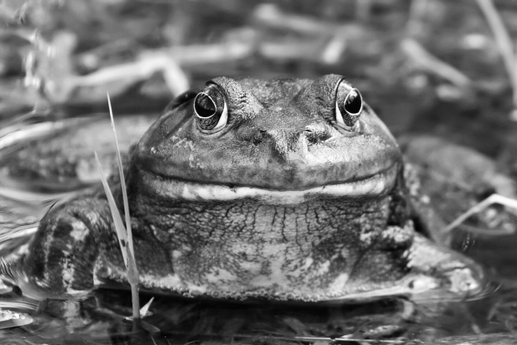
#> input picture coursework/bullfrog.png, 517 x 345 px, shrunk from 640 x 427 before the run
$ jupyter execute week08_sessionmaterial.ipynb
#> lines starting #> are read from the running program, lines starting #| are printed output that depends on the picture; long printed decimals are rounded
# Week 8 - session material

##  Loading images, differences between images and 2D lists of lists

Images are very similar to lists of lists, but not all functions that work on numpy images work on lists of lists.

1) Set up a 10x10 list of lists which is a checkerboard where alternating pixels are black and white. Display the image. Print out the minimum and maximum values in the image.

[cell 1]
import numpy as np
import matplotlib.pyplot as plt
size = 10
image = []
for i in range(0,size):
    line = []
    for j in range(0,size):
        if (i+j)%2 == 0:
            line.append(1)
        else:
            line.append(0)
    image.append(line)
plt.imshow(image, cmap = "gray")
potentialmaxes = []

for row in range(0,size):
    potentialmaxes.append(max(image[row]))

print(max(potentialmaxes))

potentialmins = []

for row in range(0,size):
    potentialmins.append(min(image[row]))

print(min(potentialmins))
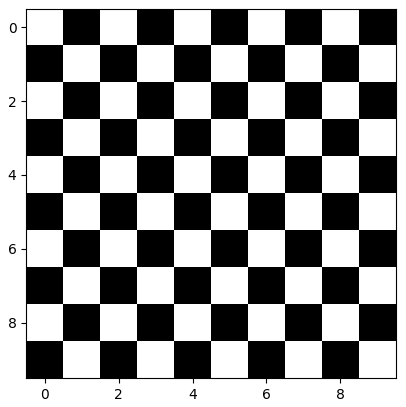
#> figure drawn by matplotlib, 1 panel

[cell 2]
bullfrog = plt.imread('bullfrog.png')
#> bullfrog is the input picture: shape (345, 517) float32; min 0, max 1, mean 0.433
plt.imshow(bullfrog, cmap = "gray")
print(bullfrog.max())
#| 1.0
print(bullfrog.min())
#| 0.0

### Simple image manipulation

For the file `bullfrog.png`, write an algorithm which creates a new image whose values are zero when the corresponding pixel in bullfrog.png is less than half the maximum value in the image, and is equal to the corresponding pixel in bullfrog.png otherwise.

[cell 3]
def empty_image(rows, columns):
    empty=[]
    for i in range(rows):
        empty.append([0] * columns)
    return empty
def threshold(image, threshold):
#> called with threshold = 0.5
    rows = len(image)
#> rows = 345
    #All rows have the same number of columns, so use the first for convenience
    columns = len(image[0])
#> columns = 517
    result = empty_image(rows,columns)
#> after the loop in empty_image, `for i in range(rows):`: empty = 345 items
#> result = 345 items

    for row in range(rows):
        for column in range(columns):
            if image[row][column] > threshold:
                result[row][column] = 1
            else:
                result[row][column] = 0
    return result
bullfrog = plt.imread('bullfrog.png')
plt.imshow(threshold(bullfrog,bullfrog.max()/2), cmap="gray")
plt.show()
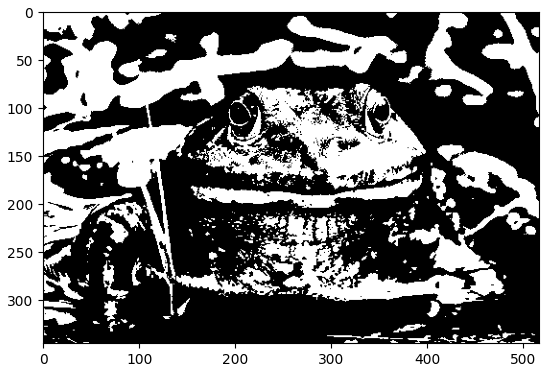
#> figure drawn by matplotlib, 1 panel

## Pearson's correlation coefficient

Pearson's correlation coefficient is a measure for how correlated two images are. It ranges from one for completely correlated images (that is, those which are identical) to -1 for images which are anticorrelated (that is, one image is exactly the opposite of the other). Search for information about Pearson's correlation coefficient and summarise your findings below.

Pearson’s correlation coefficient (usually denoted as r) is a statistical measure that quantifies the strength and direction of the linear relationship between two continuous variables.

The equation for Pearson's correlation coefficient is:

$$
\bar{x} = \frac{1}{N} \sum_{i=1}^N x_i
$$
the correlation coefficient as:
$$
r = \frac{\sum_{i=1}^N (x_i - \bar{x})(y_i - \bar{y})}{
\sqrt{\sum_{i=1}^N (x_i - \bar{x})^2}
\sqrt{\sum_{i=1}^N (y_i - \bar{y})^2}
}
$$

Write a program to calculate the coefficient for a pair of images. Use the test images bullfrog.png and bullfrog_invert.png to test it. If you give this algorithm a pair of identical images, then the answer should be 1, and if you give it a pair of images where one is inverted relative to the other, then the answer should be -1.

[cell 4]
import matplotlib.pyplot as plt
import numpy as np

#Here I'm going to calculate pearsons correlation coefficient for two different colours

image1 = plt.imread('image_processing_data/pearsons_correlation/STK3/STK3.png').astype(np.float64)
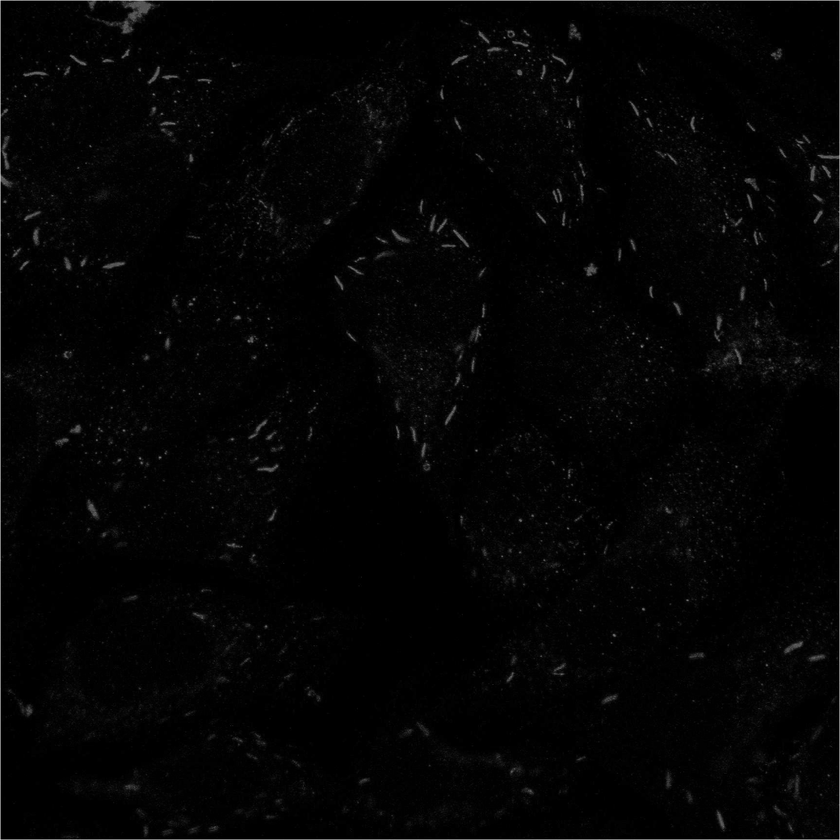
#> input picture coursework/image_processing_data/pearsons_correlation/STK3/STK3.png, 840 x 840 px, shrunk from 1040 x 1040 before the run
#> image1: shape (840, 840) float64; min 0, max 0.745, mean 0.0153
image2 = plt.imread('image_processing_data/pearsons_correlation/STK3/microtubules.png').astype(np.float64)
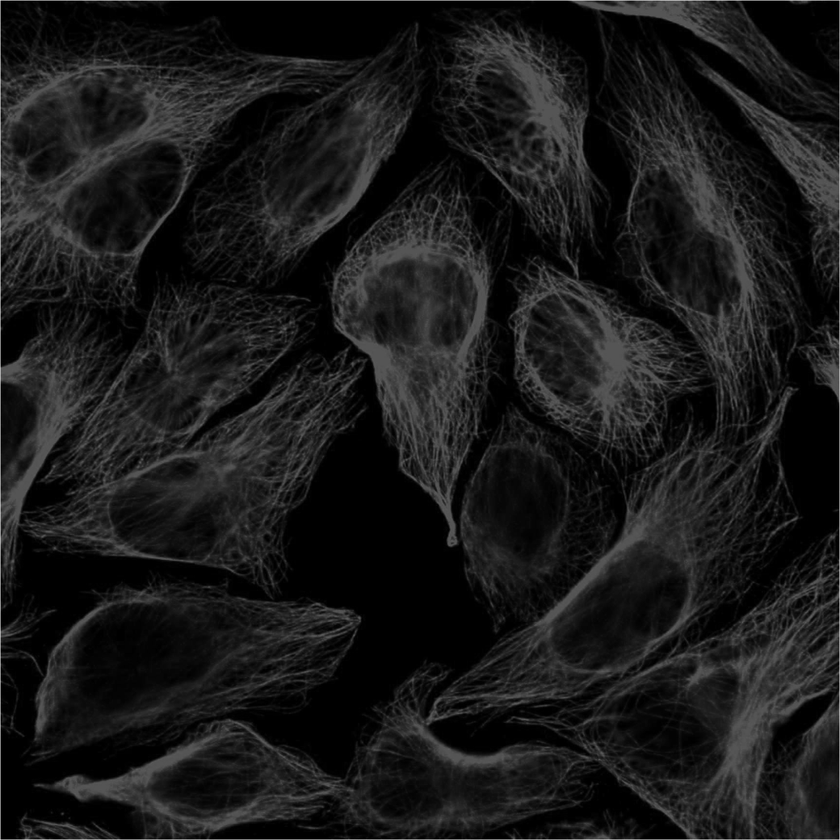
#> input picture coursework/image_processing_data/pearsons_correlation/STK3/microtubules.png, 840 x 840 px, shrunk from 1040 x 1040 before the run
#> image2: shape (840, 840) float64; min 0, max 0.769, mean 0.099

sizeimage = image1.shape
#> sizeimage = (840, 840)
print(sizeimage)
#| (840, 840)

plt.subplot(1,2,1)
plt.imshow(image1)
plt.subplot(1,2,2)
plt.imshow(image2)
plt.show()

newimage1 = np.zeros(sizeimage)

mean1 = 0
mean2 = 0
#calculate means
for i in range(sizeimage[0]):
    for j in range(sizeimage[1]):
        mean1 += image1[i][j]
        mean2 += image2[i][j]
#> after the loop, mean1 = 10809.1; mean2 = 69832.9

mean1 = mean1/(sizeimage[0]*sizeimage[1])
#> mean1 = 0.0153
mean2 = mean2/(sizeimage[0]*sizeimage[1])
#> mean2 = 0.099

print(mean1,mean2)
#| 0.01532 0.09897

PCCcoeff1 = 0
PCCcoeff2 = 0
PCCcoeff3 = 0
#calculate the components of the PCC
for i in range(sizeimage[0]):
    for j in range(sizeimage[1]):
        PCCcoeff1 += (image1[i][j] - mean1)*(image2[i][j] - mean2)
        PCCcoeff2 += (image1[i][j] - mean1)**2
        PCCcoeff3 += (image2[i][j] - mean2)**2
#> after the loop, PCCcoeff1 = 1167.9; PCCcoeff2 = 1437.2; PCCcoeff3 = 6249.5

#calculate PCC
PCC = PCCcoeff1/((PCCcoeff2**0.5)*(PCCcoeff3**0.5))
#> PCC = 0.39
print(PCC)
#| 0.3897
